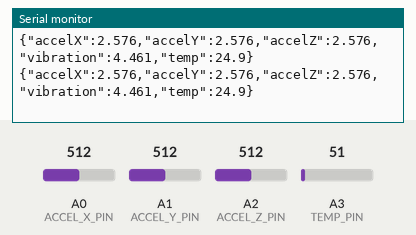
Simulated run of this sketch. Board: Arduino Uno, built with avr-gcc and run on an emulated ATmega328P. On the bench: the last lines printed to the serial monitor. Inputs (shaded band) come from the test bench; at power-on: A1 (ACCEL_Y_PIN) = 512, A0 (ACCEL_X_PIN) = 512, A2 (ACCEL_Z_PIN) = 512, A3 (TEMP_PIN) = 51.

Above: at 6.7 s.
6.8 s: A1 (ACCEL_Y_PIN) set to 349
At 7.6 s:
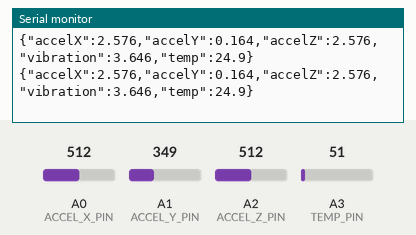
9.8 s: A1 (ACCEL_Y_PIN) set to 326
At 10.7 s:
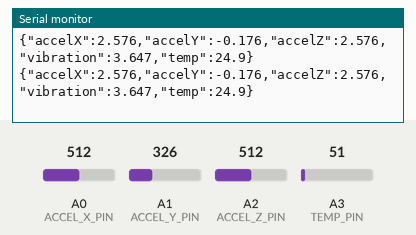
Timing chart, 0 to 12.8 s (numbered marks = the images above; inputs shaded):
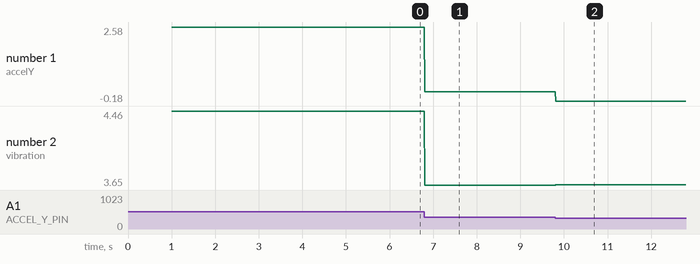

Measured:
- after the input at 6.8 s, the serial monitor: prints a new line at once (image 1)
- after the input at 9.8 s, the serial monitor: prints a new line at once (image 2)
- plotted number 1: 2.58 → 0.16 after the input at 6.8 s, 0.16 → -0.18 after the input at 9.8 s
- plotted number 2: 4.46 → 3.65 after the input at 6.8 s, 3.65 → 3.65 after the input at 9.8 s

The sketch:

sensor_example.ino
```cpp
/*
 * CNC 밀링 머신 모니터링 시스템을 위한 아두이노 센서 예제
 * 진동(가속도) 센서와 온도 센서 데이터를 읽어 시리얼 통신으로 전송합니다.
 */

// 아날로그 핀 정의
const int ACCEL_X_PIN = A0;  // X축 가속도 센서 (ADXL335 등)
const int ACCEL_Y_PIN = A1;  // Y축 가속도 센서
const int ACCEL_Z_PIN = A2;  // Z축 가속도 센서
const int TEMP_PIN = A3;     // 온도 센서 (LM35 등)

// 센서 보정값 (센서마다 조정 필요)
const float ACCEL_REF_VOLTAGE = 3.3;  // 가속도계 기준 전압
const float ACCEL_ZERO_G = 1.65;      // 0g에서의 전압값 (일반적으로 Vcc/2)
const float ACCEL_SENSITIVITY = 0.330; // 330mV/g (ADXL335 기준)

// 샘플링 관련 변수
unsigned long lastSampleTime = 0;
const unsigned long SAMPLE_INTERVAL = 10; // 10ms마다 샘플링 (100Hz, 진동 분석 모델의 학습 데이터 주기와 동일)

void setup() {
  // 시리얼 통신 초기화 (115200 bps, 서버 cnc_app.py의 ARDUINO_BAUD_RATE와 동일)
  Serial.begin(115200);

  // 아날로그 레퍼런스 설정 (Arduino Uno/Mega의 경우 기본값은 5V)
  analogReference(DEFAULT);

  // 초기화 메시지
  Serial.println("Arduino Sensor Monitor for CNC Milling Machine");
  Serial.println("----------------------------------------------");
  delay(1000);
}

void loop() {
  // 샘플링 간격 제어
  unsigned long currentTime = millis();
  if (currentTime - lastSampleTime >= SAMPLE_INTERVAL) {
    lastSampleTime = currentTime;

    // 센서 값 읽기
    int rawAccelX = analogRead(ACCEL_X_PIN);
    int rawAccelY = analogRead(ACCEL_Y_PIN);
    int rawAccelZ = analogRead(ACCEL_Z_PIN);
    int rawTemp = analogRead(TEMP_PIN);

    // 가속도 값 변환 (g 단위)
    float accelX = convertRawToG(rawAccelX);
    float accelY = convertRawToG(rawAccelY);
    float accelZ = convertRawToG(rawAccelZ);

    // 온도 값 변환 (섭씨 단위, LM35 기준)
    float tempC = (rawTemp * 5.0 * 100.0) / 1024.0;

    // 진동 강도 계산 (루트 평균 제곱)
    float vibrationIntensity = sqrt(accelX*accelX + accelY*accelY + accelZ*accelZ);

    // JSON 형식으로 데이터 전송
    Serial.print("{");
    Serial.print("\"accelX\":");
    Serial.print(accelX, 3);
    Serial.print(",\"accelY\":");
    Serial.print(accelY, 3);
    Serial.print(",\"accelZ\":");
    Serial.print(accelZ, 3);
    Serial.print(",\"vibration\":");
    Serial.print(vibrationIntensity, 3);
    Serial.print(",\"temp\":");
    Serial.print(tempC, 1);
    Serial.println("}");
  }
}

// 아날로그 값을 g 단위로 변환하는 함수
float convertRawToG(int rawValue) {
  // 전압으로 변환
  float voltage = (rawValue / 1024.0) * 5.0;

  // g 단위로 변환
  float acceleration = (voltage - ACCEL_ZERO_G) / ACCEL_SENSITIVITY;

  return acceleration;
} 
```
